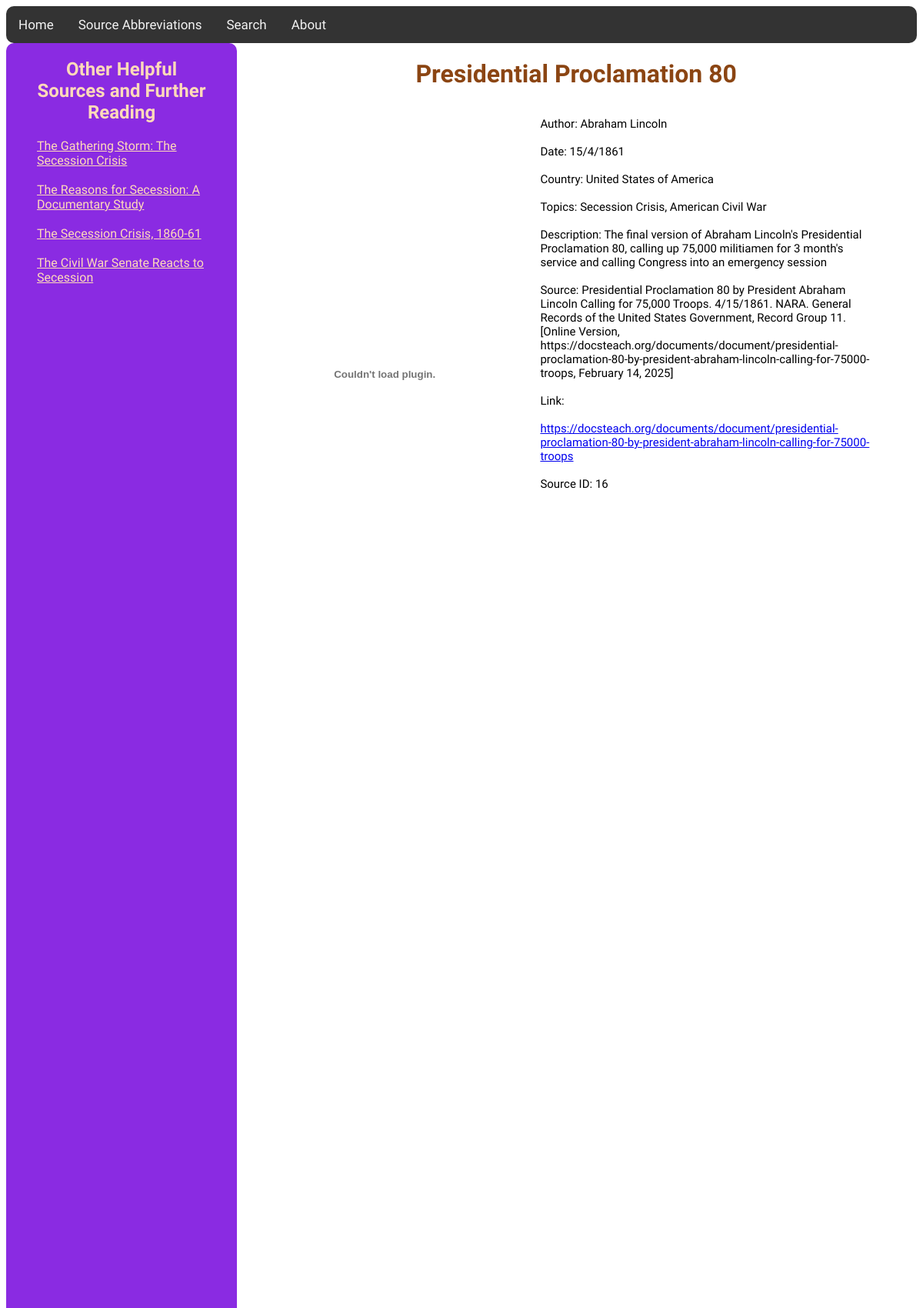
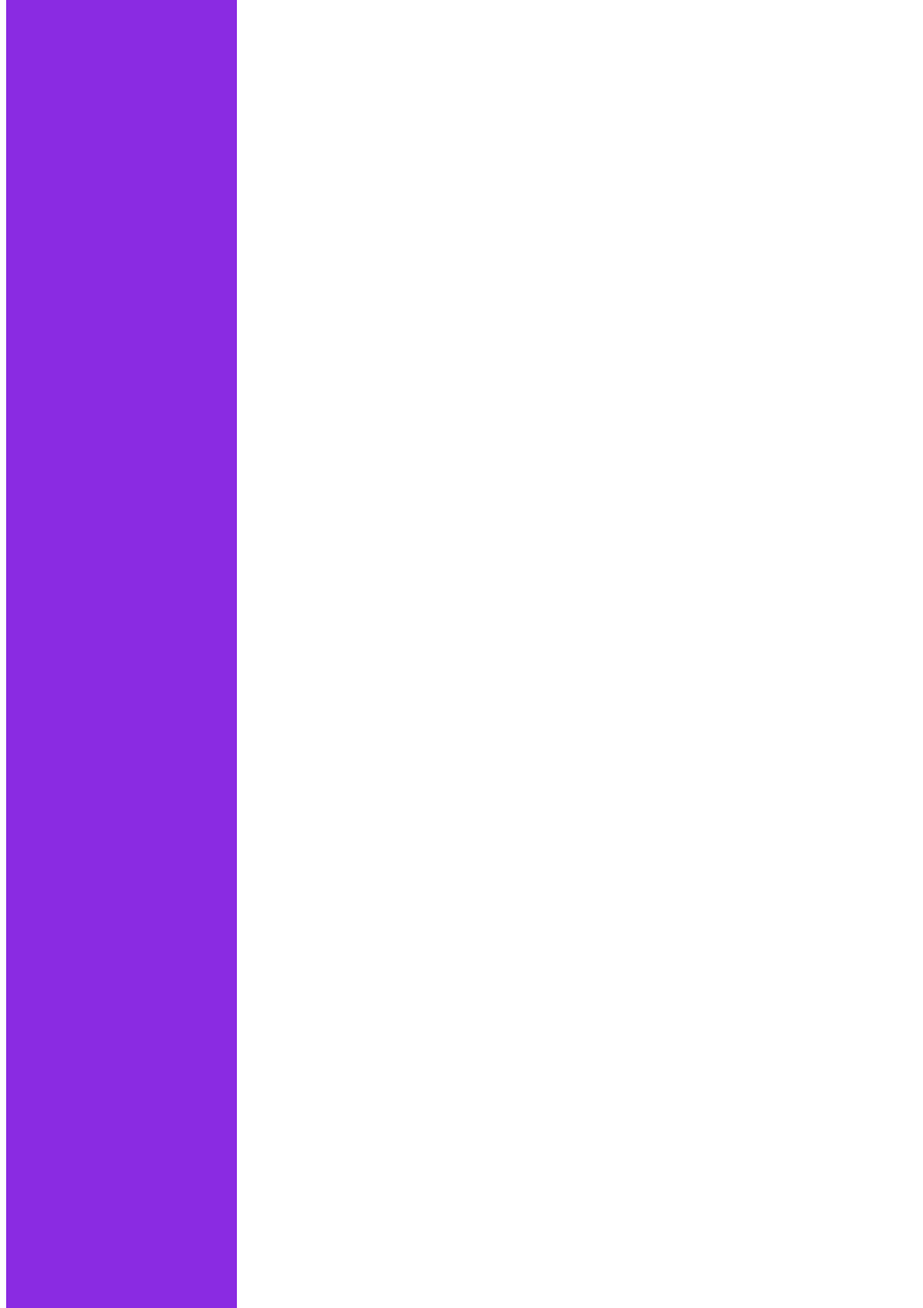
/source/16 (upper part), run on the app's committed database (2 pictures, top to bottom).
### tables this page shows
CREATE TABLE "FURTHER" (
	"ID"	INTEGER,
	"NAME"	TEXT,
	"URL"	TEXT,
	PRIMARY KEY("ID")
);

CREATE TABLE "SOURCES" (
	"ID"	INTEGER,
	"DESCRIPTION"	TEXT,
	"YEAR"	INTEGER,
	"MONTH"	INTEGER,
	"DATE"	INTEGER,
	"AUTHOR"	TEXT,
	"PATH"	TEXT,
	"LINK"	TEXT,
	"CITATION"	TEXT,
	"WIDTH"	INTEGER,
	"TITLE"	TEXT,
	PRIMARY KEY("ID")
);

CREATE TABLE "COUNTRIES" (
	"ID"	INTEGER,
	"NAME"	TEXT,
	PRIMARY KEY("ID")
);

### app.py (the view)
@app.route('/source/<id>')
def source(id):
    source = []
    prot = False
    if id == "1":
        prot = True
    conn = sqlite3.connect("sources.db")
    cursor = conn.cursor()
    src = cursor.execute("SELECT ID,DESCRIPTION,YEAR,MONTH,DATE,AUTHOR,PATH,LINK,CITATION,WIDTH,TITLE FROM SOURCES WHERE ID=?", (id,))
    src = src.fetchall()
    src= src[0]
    src = list(src)
    countries = cursor.execute("SELECT NAME FROM COUNTRIES WHERE ID IN (SELECT COUN_ID FROM SRC_COUNS WHERE SRC_ID=?)", (id,))
    countries = countries.fetchall()
    countries = [c[0] for c in countries]
    src.append(countries)
    tags = get_tags(int(id), cursor)
    src.append(tags)
    tag_ids = [t[0] for t in cursor.execute("SELECT TAG_ID FROM SRC_TAGS WHERE SRC_ID=?", (id,)).fetchall()]
    print(tag_ids)
    further = {}
    for tag_id in tag_ids:
        furt = cursor.execute("SELECT NAME, URL FROM FURTHER WHERE ID IN (SELECT FURT_ID FROM TAGS_FURTHER WHERE TAG_ID=?)", (tag_id,)).fetchall()
        for f in furt:
            further[f[0]] = f[1]
    conn.close()
    return render_template("source.html", source=src, prot=False if id != "1" else True, further=further)

### app.py (called while the page is built)
def get_tags(id: int, cursor) -> list:
    cursor.execute("SELECT TAG FROM TAGS WHERE ID IN (SELECT TAG_ID FROM SRC_TAGS WHERE SRC_ID=?)", (id,))
    tags = [t[0] for t in cursor.fetchall()]  # Fixed: properly extract tags from tuples
    return tags

### templates/source.html (shortened to what this page needs)
<!DOCTYPE html>
<html lang="en">
<head>
    <link rel="stylesheet" href="{{ url_for('static', filename='styles/styles.css') }}">
</head>
<body id="source_page">
    <div class="topnav">
      <a href="{{url_for('index')}}">Home</a>
      <a href="{{url_for('sources_abbr')}}">Source Abbreviations</a>
      <a href="{{ url_for('search') }}">Search</a>
      <a href="{{ url_for('about') }}">About</a>
    </div>
    <div class="sidebar">
        <h2 class="src_link" style="text-align: center">Other Helpful Sources and Further Reading</h2>
        <p class="src_link">
            {% for key, value in further.items() %}
                <a id="sidebar-a" href="{{ value }}">{{ key }}</a>
                <br>
                <br>
            {% endfor %}
        </p>
    </div>
    <div id="main_content">
    <h1 id="title">{{ source[10] }}</h1>
    </div>
    <div id="main">
        <div id="content" style="height: 1000px">
            {% if prot %}
                <script type="text/javascript">
                    alert('Due to copyright concerns, I am required to put a transcript of the document here rather than a photo/facsimile');
                </script>
                <object draggable="false" id="src_frame" class="scaled" style="zoom: 100%" data="{{ url_for('static', filename=source[6]) }}" width="{{ source[9] }}"></object>
            {% elif ".pdf" in source[6] and "Images/" in source[6] %}
                <object type="application/pdf" style="zoom: 100%" id="src_frame" data="{{ url_for('static', filename=source[6]) }}#view=FitV" width="{{ source[9] }}" height="700px"></object>
            {% elif "http" in source[6] %}
                <object id="src_frame" style="zoom: 100%" data="{{ source[9] }}#view=FitV" width="{{ source[13] }}"></object>
            {% else %}
                    <object draggable="false" id="src_frame" style="image-rendering: -webkit-optimize-contrast;" class="scaled" data="{{ url_for('static', filename=source[6]) }}" width="{{ source[9] }}"></object>
                    <script>console.log('using other')</script>
            {% endif %}
        </div>
        <div id="metadata">
            <p>
                Author: {{ source[5] }}<br><br>
                Date: {{ source[4] }}/{{ source[3] }}/{{ source[2] }}<br><br>
                Country: {{ ', '.join(source[11]) }}<br><br>
                Topics: {{ ', '.join(source[12]) }}<br><br>
                Description: {{ source[1] }}<br><br>
                Source: {{ source[8] }}<br><br>
                {% if source[7] != None %}
                    Link:
                        <br>
                        <br>
                         <a href="{{ source[7] }}" target="_blank">{{ source[7] }}</a>
                {% endif %}
                <br>
                <br>
                Source ID: {{ source[0] }}
                <br><br>
            </p>
        </div>
        <br>
        <br>
        <br>
        </div>
</body>
</html>

### static/styles/styles.css (style rules this page uses)
#title { color: saddlebrown; font-family: "Winky Rough"; text-align: center; }
.src_link { text-decoration: none; color: peachpuff; font-family: "Winky Rough"; }
#content { padding-left: 330px; width: 150%; height: 550%; align-items: center; overflow: auto; position: relative; padding-right: 0; }
h1 { text-align: center; }
.topnav { background-color: #333; overflow: hidden; border-radius: 10px; }
.topnav a { float: left; color: #f2f2f2; text-align: center; padding: 14px 16px; text-decoration: none; font-family: "Winky Rough", ui-rounded; font-size: 17px; }
.sidebar { width: 300px; box-sizing: border-box; position:absolute; background-color: blueviolet; border-radius: 10px; padding-left: 40px; padding-right: 40px; height: 150%; z-index: 20; }
#main { padding-right: 50px; display: flex; overflow: auto; height: 560px; padding-bottom: 100px; }
#main_content { margin-left: 230px; padding-left: 10%; padding-right: 50px; }
#metadata { font-family: "Winky Rough"; font-size: 15px; margin-left: 0px; padding-left: 40px; overflow: auto; }
body { overflow: auto; }
#src_frame { position: relative; top: 0; left: 0; }

### templates/source.html (style rules this page uses)
#sidebar-a { color: peachpuff; }

### data on the page
FURTHER: NAME "The Gathering Storm: The Secession Crisis"
FURTHER: NAME "The Reasons for Secession: A Documentary Study"
FURTHER: NAME "The Secession Crisis, 1860-61"
FURTHER: NAME "The Civil War Senate Reacts to Secession"
SOURCES: TITLE "Presidential Proclamation 80", AUTHOR "Abraham Lincoln", DATE "15", MONTH "4", YEAR "1861", DESCRIPTION "The final version of Abraham Lincoln's Presidential Proclamation 80, calling up 75,000 militiamen for 3 month's service and calling Congress into an emergency session", CITATION "Presidential Proclamation 80 by President Abraham Lincoln Calling for 75,000 Troops. 4/15/1861. NARA. General Records of the United States Government, Record Group 11. [Online Version, https://docsteach.org/documents/document/presidential-proclamation-80-by-president-abraham-lincoln-calling-for-75000-troops, February 14, 2025]", LINK "https://docsteach.org/documents/document/presidential-proclamation-80-by-president-abraham-lincoln-calling-for-75000-troops", ID "16"
COUNTRIES: NAME "United States of America"

### other printed values
{{ ', '.join(source[12]) }} "Secession Crisis, American Civil War"
